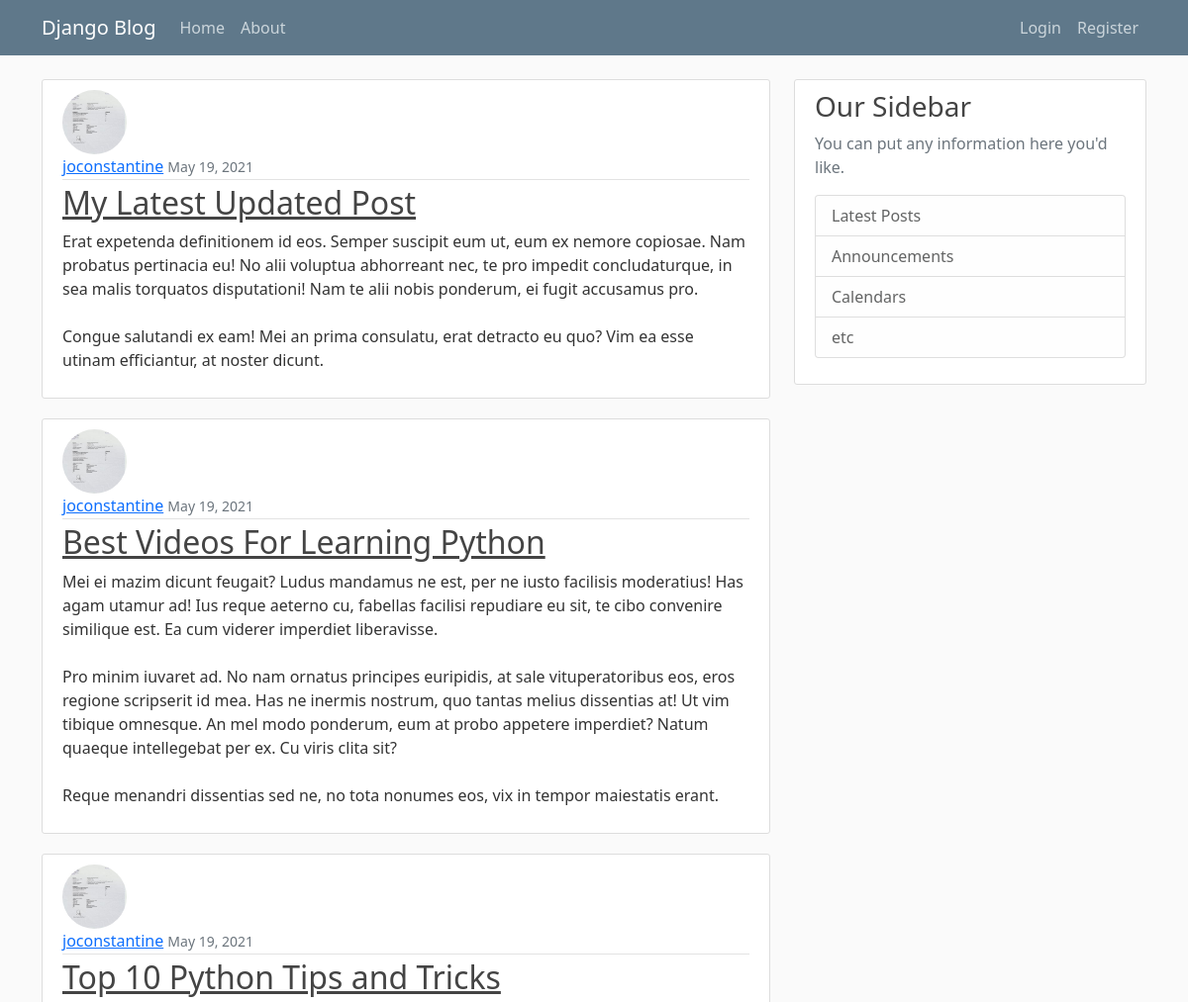
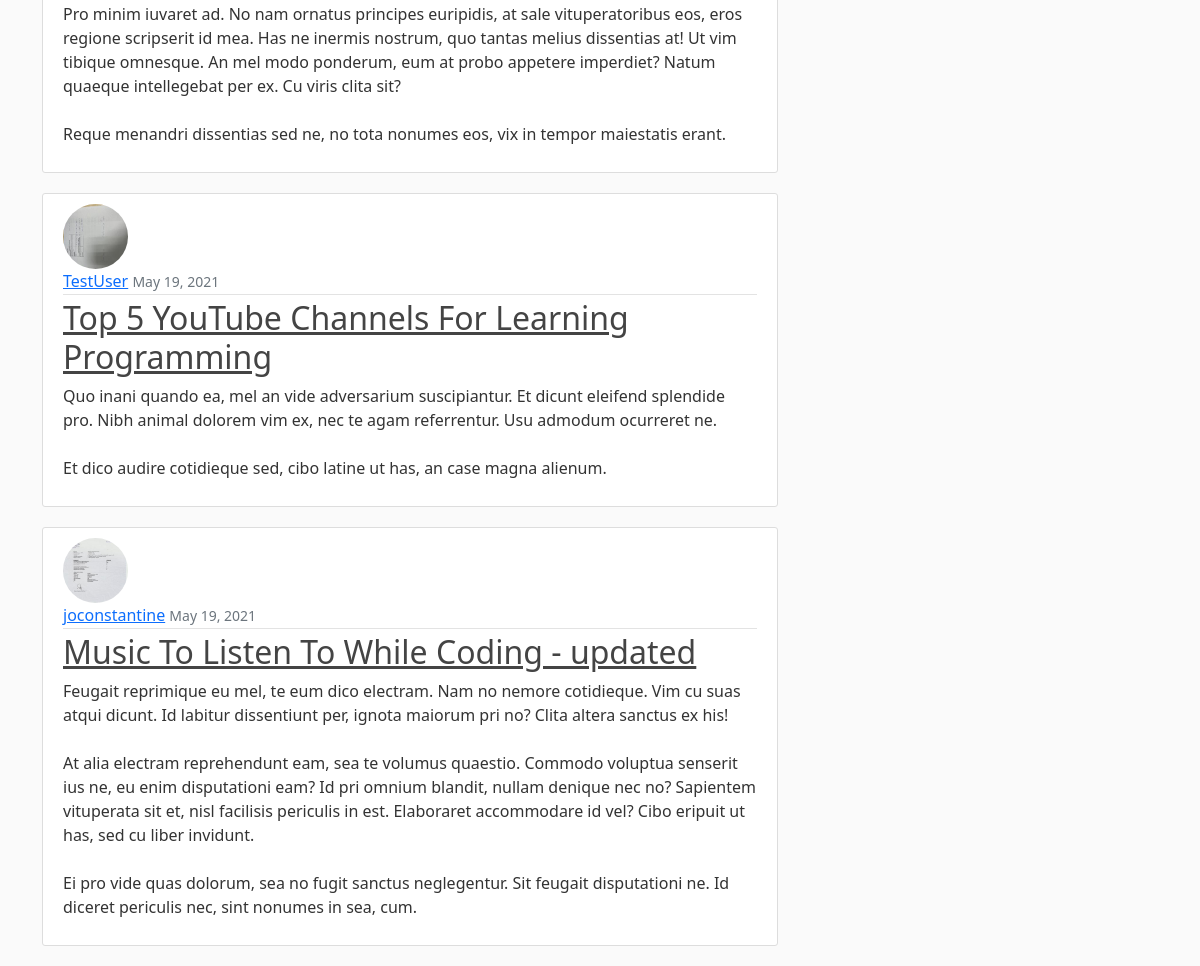
The page / on the database its author committed (2 pictures, top to bottom).
### blog/models.py (models this page shows, shortened)
class Post(BaseModel):
    title = models.CharField(max_length=100)
    content = models.TextField()
    date_posted = models.DateTimeField(default=timezone.now)  # default value
    author = models.ForeignKey(User, on_delete=models.CASCADE)

### users/models.py (models this page shows, shortened)
class Profile(BaseModel):
    user: User = models.OneToOneField(User, on_delete=models.CASCADE)  # if user is deleted, delete the profile (1-way)
    image = models.ImageField(default='default.jpg', upload_to='profile_pics')

### blog/views.py (the view)
# urls.py: path('', PostListView.as_view(), name='blog-home'),
class PostListView(ListView):
    model = Post
    template_name = 'blog/home.html'  # <app>/<model>_<viewtype>.html
    context_object_name = 'posts'
    ordering = ['-date_posted']  # - sign to denote descending order
    paginate_by = 5

### blog/templates/blog/home.html
{% extends "blog/base.html" %}
{% block content %}
    {% for post in posts %}
        <article class="media content-section">
            <img src="{{ post.author.profile.image.url }}" class="rounded-circle article-img">
            <div class="media-body">
                <div class="article-metadata">
                    <a class="mr-2" href="#">{{ post.author }}</a>
                    <small class="text-muted">{{ post.date_posted | date:'F d, Y' }}</small>
                </div>
                <h2><a class="article-title" href="{% url 'post-detail' post.pk %}">{{ post.title }}</a></h2>
                <p class="article-content">{{ post.content }}</p>
            </div>
        </article>
    {% endfor %}
{% endblock content%}

### blog/static/blog/main.css (style rules this page uses)
body { background: #fafafa; color: #333333; margin-top: 5rem; }
h1, h2, h3, h4, h5, h6 { color: #444444; }
.content-section { background: #ffffff; padding: 10px 20px; border: 1px solid #dddddd; border-radius: 3px; margin-bottom: 20px; }
.article-title { color: #444444; }
.article-content { white-space: pre-line; }
.article-img { height: 65px; width: 65px; margin-right: 16px; }
.article-metadata { padding-bottom: 1px; margin-bottom: 4px; border-bottom: 1px solid #e3e3e3 }

### rows shown on the page
Post: author.profile.image (picture), author "joconstantine", date_posted "May 19, 2021", title "My Latest Updated Post", content "Erat expetenda definitionem id eos. Semper suscipit eum ut, eum ex nemore copiosae. Nam probatus pertinacia eu! No alii voluptua abhorreant nec, te pro impedit concludaturque, in sea malis torquatos disputationi! Nam te alii nobis ponderum, ei fugit accusamus pro. Congue salutandi ex eam! Mei an prima consulatu, erat detracto eu quo? Vim ea esse utinam efficiantur, at noster dicunt."
Post: author.profile.image (picture), author "joconstantine", date_posted "May 19, 2021", title "Best Videos For Learning Python", content "Mei ei mazim dicunt feugait? Ludus mandamus ne est, per ne iusto facilisis moderatius! Has agam utamur ad! Ius reque aeterno cu, fabellas facilisi repudiare eu sit, te cibo convenire similique est. Ea cum viderer imperdiet liberavisse. Pro minim iuvaret ad. No nam ornatus principes euripidis, at sale vituperatoribus eos, eros regione scripserit id mea. Has ne inermis nostrum, quo tantas melius dissentias at! Ut vim tibique omnesque. An mel modo ponderum, eum at probo appetere imperdiet? Natum quaeque intellegebat per ex. Cu viris clita sit? Reque menandri dissentias sed ne, no tota nonumes eos, vix in tempor maiestatis erant."
Post: author.profile.image (picture), author "joconstantine", date_posted "May 19, 2021", title "Top 10 Python Tips and Tricks", content "Pro minim iuvaret ad. No nam ornatus principes euripidis, at sale vituperatoribus eos, eros regione scripserit id mea. Has ne inermis nostrum, quo tantas melius dissentias at! Ut vim tibique omnesque. An mel modo ponderum, eum at probo appetere imperdiet? Natum quaeque intellegebat per ex. Cu viris clita sit? Reque menandri dissentias sed ne, no tota nonumes eos, vix in tempor maiestatis erant."
Post: author.profile.image (picture), author "TestUser", date_posted "May 19, 2021", title "Top 5 YouTube Channels For Learning Programming", content "Quo inani quando ea, mel an vide adversarium suscipiantur. Et dicunt eleifend splendide pro. Nibh animal dolorem vim ex, nec te agam referrentur. Usu admodum ocurreret ne. Et dico audire cotidieque sed, cibo latine ut has, an case magna alienum."
Post: author.profile.image (picture), author "joconstantine", date_posted "May 19, 2021", title "Music To Listen To While Coding - updated", content "Feugait reprimique eu mel, te eum dico electram. Nam no nemore cotidieque. Vim cu suas atqui dicunt. Id labitur dissentiunt per, ignota maiorum pri no? Clita altera sanctus ex his! At alia electram reprehendunt eam, sea te volumus quaestio. Commodo voluptua senserit ius ne, eu enim disputationi eam? Id pri omnium blandit, nullam denique nec no? Sapientem vituperata sit et, nisl facilisis periculis in est. Elaboraret accommodare id vel? Cibo eripuit ut has, sed cu liber invidunt. Ei pro vide quas dolorum, sea no fugit sanctus neglegentur. Sit feugait disputationi ne. Id diceret periculis nec, sint nonumes in sea, cum."
